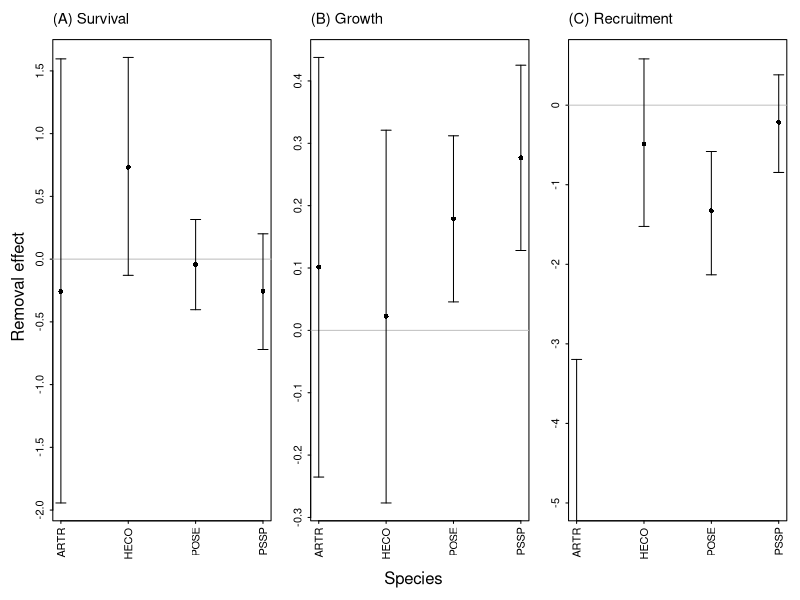

Source code (R):

# call from removal_analysis_wrapper.r

if(exists("trtTests")==F)  trtTests <- read.csv("treatment_test_results.csv")

# plotting function
plotEffects <- function(doStage){
  ii<-which(trtTests$stage==doStage)
  myLims <- c(min(trtTests$CI.02.5[ii],na.rm=T),max(trtTests$CI.97.5[ii],na.rm=T))
  if(doStage=="recruitment") myLims <- c(-5,0.6)
  plot(c(1:4),trtTests$effect[ii],ylim=myLims,xlab="",ylab="",xaxt="n",pch=16)
  axis(1,at=c(1:4),labels=c("ARTR","HECO","POSE","PSSP"),las=2)
  abline(h=0,col="gray")
  arrows(x0=c(1:4),y0=trtTests$CI.02.5[ii],x1=c(1:4),y1=trtTests$CI.97.5[ii],
         code=3,angle=90,length=0.05) 
}

png("treatment_tests.png",height=3,width=7,res=400,units="in")

  par(mfrow=c(1,3),tcl=-0.2,mgp=c(2,0.5,0),mar=c(4,2,3,1),oma=c(2,2,0,0))
  
  plotEffects(doStage="survival")
  mtext("(A) Survival",side=3,line=1,adj=0,cex=0.9)
  
  plotEffects(doStage="growth")
  mtext("(B) Growth",side=3,line=1,adj=0,cex=0.9)
  
  plotEffects(doStage="recruitment")
  mtext("(C) Recruitment",side=3,line=1,adj=0,cex=0.9)
  
  mtext("Species",side=1,line=0,outer=T)
  mtext("Removal effect",side=2,line=0,outer=T)

dev.off()


